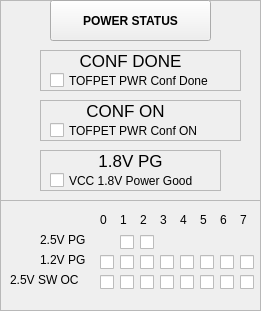
       <widget class="QFrame" name="frame_5">
        <property name="geometry">
         <rect>
          <x>330</x>
          <y>70</y>
          <width>261</width>
          <height>311</height>
         </rect>
        </property>
        <property name="frameShape">
         <enum>QFrame::StyledPanel</enum>
        </property>
        <property name="frameShadow">
         <enum>QFrame::Raised</enum>
        </property>
        <widget class="QPushButton" name="pushButton_Power_status_hw_reg">
         <property name="geometry">
          <rect>
           <x>50</x>
           <y>0</y>
           <width>161</width>
           <height>41</height>
          </rect>
         </property>
         <property name="font">
          <font>
           <weight>75</weight>
           <bold>true</bold>
          </font>
         </property>
         <property name="text">
          <string>POWER STATUS</string>
         </property>
        </widget>
        <widget class="QFrame" name="frame_142">
         <property name="geometry">
          <rect>
           <x>40</x>
           <y>50</y>
           <width>201</width>
           <height>41</height>
          </rect>
         </property>
         <property name="frameShape">
          <enum>QFrame::StyledPanel</enum>
         </property>
         <property name="frameShadow">
          <enum>QFrame::Raised</enum>
         </property>
         <widget class="QCheckBox" name="checkBox_PWR_STATUS_CONF_DONE">
          <property name="geometry">
           <rect>
            <x>10</x>
            <y>20</y>
            <width>191</width>
            <height>21</height>
           </rect>
          </property>
          <property name="text">
           <string>TOFPET PWR Conf Done</string>
          </property>
         </widget>
         <widget class="QLabel" name="label_272">
          <property name="geometry">
           <rect>
            <x>20</x>
            <y>0</y>
            <width>141</width>
            <height>21</height>
           </rect>
          </property>
          <property name="font">
           <font>
            <pointsize>13</pointsize>
            <weight>50</weight>
            <bold>false</bold>
           </font>
          </property>
          <property name="text">
           <string>CONF DONE</string>
          </property>
          <property name="alignment">
           <set>Qt::AlignCenter</set>
          </property>
         </widget>
        </widget>
        <widget class="QFrame" name="frame_143">
         <property name="geometry">
          <rect>
           <x>40</x>
           <y>100</y>
           <width>201</width>
           <height>41</height>
          </rect>
         </property>
         <property name="frameShape">
          <enum>QFrame::StyledPanel</enum>
         </property>
         <property name="frameShadow">
          <enum>QFrame::Raised</enum>
         </property>
         <widget class="QCheckBox" name="checkBox_PWR_STATUS_CONF_ON">
          <property name="geometry">
           <rect>
            <x>10</x>
            <y>20</y>
            <width>181</width>
            <height>21</height>
           </rect>
          </property>
          <property name="text">
           <string>TOFPET PWR Conf ON</string>
          </property>
         </widget>
         <widget class="QLabel" name="label_273">
          <property name="geometry">
           <rect>
            <x>40</x>
            <y>0</y>
            <width>91</width>
            <height>21</height>
           </rect>
          </property>
          <property name="font">
           <font>
            <pointsize>13</pointsize>
            <weight>50</weight>
            <bold>false</bold>
           </font>
          </property>
          <property name="text">
           <string>CONF ON</string>
          </property>
          <property name="alignment">
           <set>Qt::AlignCenter</set>
          </property>
         </widget>
        </widget>
        <widget class="QFrame" name="frame_144">
         <property name="geometry">
          <rect>
           <x>40</x>
           <y>150</y>
           <width>181</width>
           <height>41</height>
          </rect>
         </property>
         <property name="frameShape">
          <enum>QFrame::StyledPanel</enum>
         </property>
         <property name="frameShadow">
          <enum>QFrame::Raised</enum>
         </property>
         <widget class="QLabel" name="label_274">
          <property name="geometry">
           <rect>
            <x>10</x>
            <y>0</y>
            <width>161</width>
            <height>21</height>
           </rect>
          </property>
          <property name="font">
           <font>
            <pointsize>13</pointsize>
            <weight>50</weight>
            <bold>false</bold>
           </font>
          </property>
          <property name="text">
           <string>1.8V PG</string>
          </property>
          <property name="alignment">
           <set>Qt::AlignCenter</set>
          </property>
         </widget>
         <widget class="QCheckBox" name="checkBox_PWR_STATUS_18DIS">
          <property name="geometry">
           <rect>
            <x>10</x>
            <y>20</y>
            <width>171</width>
            <height>21</height>
           </rect>
          </property>
          <property name="text">
           <string>VCC 1.8V Power Good</string>
          </property>
         </widget>
        </widget>
        <widget class="QFrame" name="frame_29">
         <property name="geometry">
          <rect>
           <x>0</x>
           <y>200</y>
           <width>261</width>
           <height>111</height>
          </rect>
         </property>
         <property name="frameShape">
          <enum>QFrame::StyledPanel</enum>
         </property>
         <property name="frameShadow">
          <enum>QFrame::Raised</enum>
         </property>
         <widget class="QLabel" name="label_2">
          <property name="geometry">
           <rect>
            <x>100</x>
            <y>10</y>
            <width>10</width>
            <height>19</height>
           </rect>
          </property>
          <property name="text">
           <string>0</string>
          </property>
         </widget>
         <widget class="QLabel" name="label_58">
          <property name="geometry">
           <rect>
            <x>120</x>
            <y>10</y>
            <width>16</width>
            <height>19</height>
           </rect>
          </property>
          <property name="text">
           <string>1</string>
          </property>
         </widget>
         <widget class="QLabel" name="label_60">
          <property name="geometry">
           <rect>
            <x>140</x>
            <y>10</y>
            <width>16</width>
            <height>19</height>
           </rect>
          </property>
          <property name="text">
           <string>2</string>
          </property>
         </widget>
         <widget class="QLabel" name="label_62">
          <property name="geometry">
           <rect>
            <x>160</x>
            <y>10</y>
            <width>16</width>
            <height>19</height>
           </rect>
          </property>
          <property name="text">
           <string>3</string>
          </property>
         </widget>
         <widget class="QLabel" name="label_63">
          <property name="geometry">
           <rect>
            <x>180</x>
            <y>10</y>
            <width>16</width>
            <height>19</height>
           </rect>
          </property>
          <property name="text">
           <string>4</string>
          </property>
         </widget>
         <widget class="QLabel" name="label_64">
          <property name="geometry">
           <rect>
            <x>200</x>
            <y>10</y>
            <width>16</width>
            <height>19</height>
           </rect>
          </property>
          <property name="text">
           <string>5</string>
          </property>
         </widget>
         <widget class="QLabel" name="label_65">
          <property name="geometry">
           <rect>
            <x>220</x>
            <y>10</y>
            <width>16</width>
            <height>19</height>
           </rect>
          </property>
          <property name="text">
           <string>6</string>
          </property>
         </widget>
         <widget class="QLabel" name="label_66">
          <property name="geometry">
           <rect>
            <x>240</x>
            <y>10</y>
            <width>16</width>
            <height>19</height>
           </rect>
          </property>
          <property name="text">
           <string>7</string>
          </property>
         </widget>
         <widget class="QCheckBox" name="checkBox_PWR_STATUS_25EN_1">
          <property name="geometry">
           <rect>
            <x>120</x>
            <y>30</y>
            <width>20</width>
            <height>25</height>
           </rect>
          </property>
          <property name="text">
           <string/>
          </property>
         </widget>
         <widget class="QCheckBox" name="checkBox_PWR_STATUS_25EN_2">
          <property name="geometry">
           <rect>
            <x>140</x>
            <y>30</y>
            <width>20</width>
            <height>25</height>
           </rect>
          </property>
          <property name="text">
           <string/>
          </property>
         </widget>
         <widget class="QCheckBox" name="checkBox_PWR_STATUS_TOFPET_VCCEN_1">
          <property name="geometry">
           <rect>
            <x>120</x>
            <y>50</y>
            <width>20</width>
            <height>25</height>
           </rect>
          </property>
          <property name="text">
           <string/>
          </property>
         </widget>
         <widget class="QCheckBox" name="checkBox_PWR_STATUS_TOFPET_VCCEN_0">
          <property name="geometry">
           <rect>
            <x>100</x>
            <y>50</y>
            <width>20</width>
            <height>25</height>
           </rect>
          </property>
          <property name="text">
           <string/>
          </property>
         </widget>
         <widget class="QCheckBox" name="checkBox_PWR_STATUS_TOFPET_VCCEN_3">
          <property name="geometry">
           <rect>
            <x>160</x>
            <y>50</y>
            <width>20</width>
            <height>25</height>
           </rect>
          </property>
          <property name="text">
           <string/>
          </property>
         </widget>
         <widget class="QCheckBox" name="checkBox_PWR_STATUS_TOFPET_VCCEN_2">
          <property name="geometry">
           <rect>
            <x>140</x>
            <y>50</y>
            <width>20</width>
            <height>25</height>
           </rect>
          </property>
          <property name="text">
           <string/>
          </property>
         </widget>
         <widget class="QCheckBox" name="checkBox_PWR_STATUS_TOFPET_VCCEN_5">
          <property name="geometry">
           <rect>
            <x>200</x>
            <y>50</y>
            <width>20</width>
            <height>25</height>
           </rect>
          </property>
          <property name="text">
           <string/>
          </property>
         </widget>
         <widget class="QCheckBox" name="checkBox_PWR_STATUS_TOFPET_VCCEN_4">
          <property name="geometry">
           <rect>
            <x>180</x>
            <y>50</y>
            <width>20</width>
            <height>25</height>
           </rect>
          </property>
          <property name="text">
           <string/>
          </property>
         </widget>
         <widget class="QCheckBox" name="checkBox_PWR_STATUS_TOFPET_VCCEN_7">
          <property name="geometry">
           <rect>
            <x>240</x>
            <y>50</y>
            <width>20</width>
            <height>25</height>
           </rect>
          </property>
          <property name="text">
           <string/>
          </property>
         </widget>
         <widget class="QCheckBox" name="checkBox_PWR_STATUS_TOFPET_VCCEN_6">
          <property name="geometry">
           <rect>
            <x>220</x>
            <y>50</y>
            <width>20</width>
            <height>25</height>
           </rect>
          </property>
          <property name="text">
           <string/>
          </property>
         </widget>
         <widget class="QCheckBox" name="checkBox_PWR_STATUS_TOFPET_VCC25EN_3">
          <property name="geometry">
           <rect>
            <x>160</x>
            <y>70</y>
            <width>20</width>
            <height>25</height>
           </rect>
          </property>
          <property name="text">
           <string/>
          </property>
         </widget>
         <widget class="QCheckBox" name="checkBox_PWR_STATUS_TOFPET_VCC25EN_4">
          <property name="geometry">
           <rect>
            <x>180</x>
            <y>70</y>
            <width>20</width>
            <height>25</height>
           </rect>
          </property>
          <property name="text">
           <string/>
          </property>
         </widget>
         <widget class="QCheckBox" name="checkBox_PWR_STATUS_TOFPET_VCC25EN_7">
          <property name="geometry">
           <rect>
            <x>240</x>
            <y>70</y>
            <width>20</width>
            <height>25</height>
           </rect>
          </property>
          <property name="text">
           <string/>
          </property>
         </widget>
         <widget class="QCheckBox" name="checkBox_PWR_STATUS_TOFPET_VCC25EN_2">
          <property name="geometry">
           <rect>
            <x>140</x>
            <y>70</y>
            <width>20</width>
            <height>25</height>
           </rect>
          </property>
          <property name="text">
           <string/>
          </property>
         </widget>
         <widget class="QCheckBox" name="checkBox_PWR_STATUS_TOFPET_VCC25EN_1">
          <property name="geometry">
           <rect>
            <x>120</x>
            <y>70</y>
            <width>20</width>
            <height>25</height>
           </rect>
          </property>
          <property name="text">
           <string/>
          </property>
         </widget>
         <widget class="QCheckBox" name="checkBox_PWR_STATUS_TOFPET_VCC25EN_0">
          <property name="geometry">
           <rect>
            <x>100</x>
            <y>70</y>
            <width>20</width>
            <height>25</height>
           </rect>
          </property>
          <property name="text">
           <string/>
          </property>
         </widget>
         <widget class="QCheckBox" name="checkBox_PWR_STATUS_TOFPET_VCC25EN_6">
          <property name="geometry">
           <rect>
            <x>220</x>
            <y>70</y>
            <width>20</width>
            <height>25</height>
           </rect>
          </property>
          <property name="text">
           <string/>
          </property>
         </widget>
         <widget class="QCheckBox" name="checkBox_PWR_STATUS_TOFPET_VCC25EN_5">
          <property name="geometry">
           <rect>
            <x>200</x>
            <y>70</y>
            <width>20</width>
            <height>25</height>
           </rect>
          </property>
          <property name="text">
           <string/>
          </property>
         </widget>
         <widget class="QLabel" name="label_176">
          <property name="geometry">
           <rect>
            <x>40</x>
            <y>30</y>
            <width>61</width>
            <height>20</height>
           </rect>
          </property>
          <property name="text">
           <string>2.5V PG</string>
          </property>
         </widget>
         <widget class="QLabel" name="label_177">
          <property name="geometry">
           <rect>
            <x>40</x>
            <y>50</y>
            <width>67</width>
            <height>19</height>
           </rect>
          </property>
          <property name="text">
           <string>1.2V PG</string>
          </property>
         </widget>
         <widget class="QLabel" name="label_178">
          <property name="geometry">
           <rect>
            <x>10</x>
            <y>70</y>
            <width>91</width>
            <height>19</height>
           </rect>
          </property>
          <property name="text">
           <string>2.5V SW OC</string>
          </property>
         </widget>
        </widget>
       </widget>
